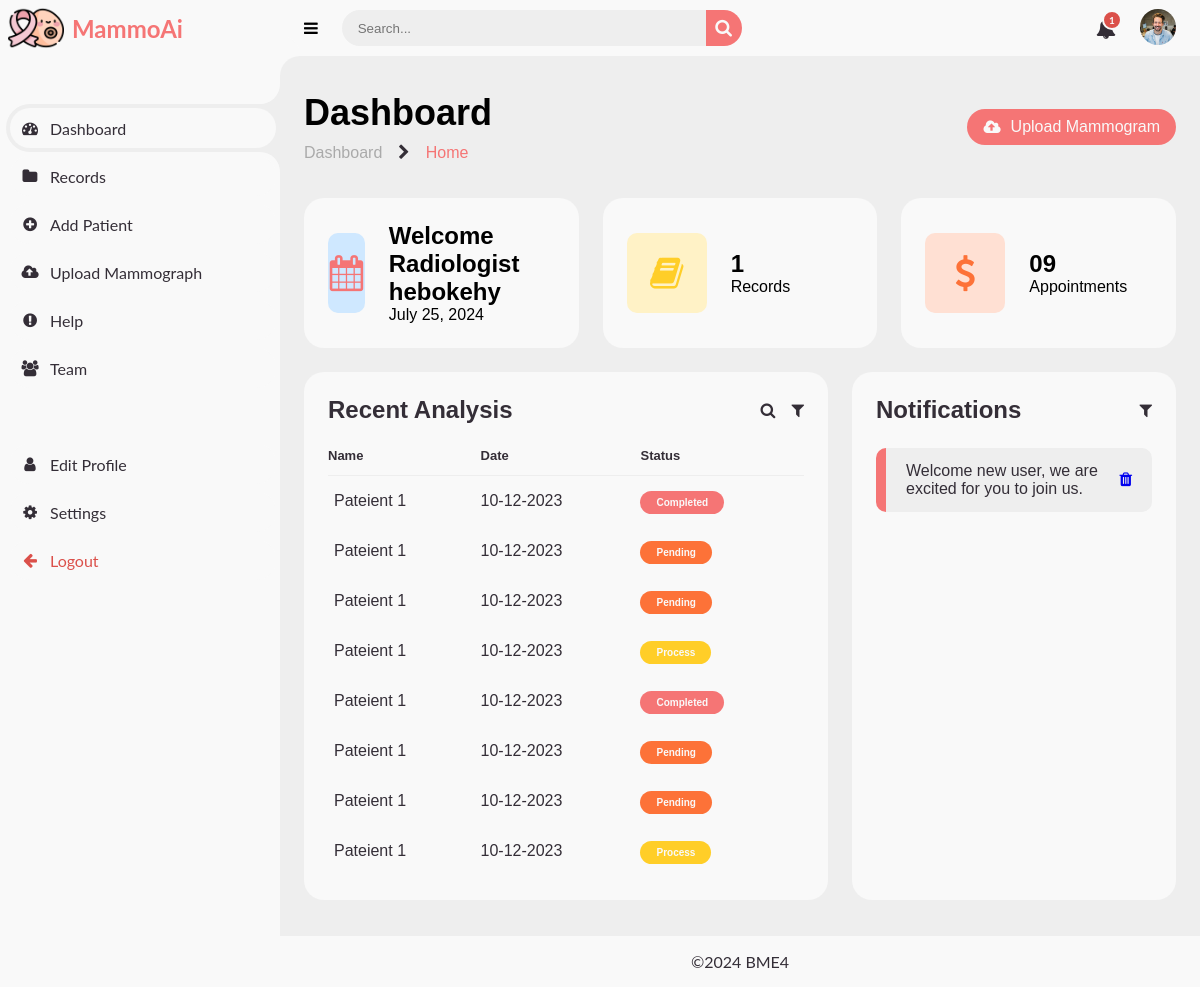
The app's page /dashboard/ (signed in) with its own data.
### userauths/models.py (models this page shows, shortened)
class User(AbstractUser):
    full_name =  models.CharField(max_length=200, null=True, blank=True)
    username = models.CharField(max_length=200, unique=True)
    email = models.EmailField(unique=True)
    phone = models.CharField(max_length=100, null=True, blank=True)
    gender = models.CharField(max_length=20, choices=GENDER, default='Other')
    otp = models.CharField(max_length=100, null=True, blank=True)
    USERNAME_FIELD = 'email'
    REQUIRED_FIELDS = ['username']

### user_dashboard/models.py (models this page shows, shortened)
class Notification(models.Model):
    user = models.ForeignKey(User, on_delete=models.SET_NULL, blank=True, null=True)
    type = models.CharField(max_length=180, choices=NOTIFICATION_TYPE)
    seen = models.BooleanField(default=False)
    date = models.DateTimeField(auto_now_add=True)

### user_dashboard/views.py (the view)
# urls.py: path('dashboard/', include("user_dashboard.urls")),
@login_required
def dashboard(request):
    notifications = Notification.objects.filter(user=request.user, seen=False)
    patients = Patient.objects.filter(user=request.user)
    total_noti = notifications.count()
    total_pat = patients.count()
    date = timezone.now().date()
    context = {
        "total_noti":total_noti,
        "notifications":notifications,
        "total_pat":total_pat,
        "date":date,
    }
    return render(request, "user_dashboard/dashboard.html", context)

### templates/user_dashboard/dashboard.html (shortened to what this page needs)
{% extends 'partials/dashboard_base.html' %}
{% load static %}
{% block content %}
{% if user.is_authenticated %}
    <nav>
        <i class="fa fa-bars"></i>
        <form action="#">
            <div class="form-input">
                <input type="search" name="" id="" placeholder="Search...">
                <button type="submit" class="search-btn"><i class="fa fa-search"></i></button>
            </div>
        </form>
        <a href="" class="notification">
            <i class="fa fa-bell"></i>
            <span class="num">{{total_noti}}</span>
        </a>
        <a href="#" class="profile">
            <img src="{% static 'assets/image/profile.jpg' %}" alt="">
        </a>
    </nav>
    <section id="sidebar">
        <a href="index.html" class="brand">
            <img src="{% static 'assets/image/logo.png' %}" alt="logo">
            <span class="text">MammoAi</span>
        </a>
        <ul class="side-menu top">
            <li class="active">
                <a href="{% url 'user_dashboard:dashboard' %}">
                    <i class="fa fa-dashboard"></i>
                    <span class="text">Dashboard</span>
                </a>
            </li>
            <li>
                <a href="{% url 'user_dashboard:records' %}">
                    <i class="fa fa-folder"></i>
                    <span class="text">Records</span>
                </a>
            </li>
            <li>
                <a href="{% url 'user_dashboard:add_patient' %}">
                    <i class="fa fa-plus-circle"></i>
                    <span class="text">Add Patient</span>
                </a>
            </li>
            <li>
                <a href="{% url 'user_dashboard:upload' %}">
                    <i class="fa fa-cloud-upload"></i>
                    <span class="text">Upload Mammograph</span>
                </a>
            </li>
            <li>
                <a href="#">
                    <i class="fa fa-exclamation-circle"></i>
                    <span class="text">Help</span>
                </a>
            </li>
            <li>
                <a href="#">
                    <i class="fa fa-group"></i>
                    <span class="text">Team</span>
                </a>
            </li>
        </ul>
        <ul class="side-menu">
            <li>
                <a href="{% url 'userauths:profile' %}">
                    <i class="fa fa-user"></i>
                    <span class="text">Edit Profile</span>
                </a>
            </li>
            <li>
                <a href="{% url 'userauths:password_change' %}">
                    <i class="fa fa-cog"></i>
                    <span class="text">Settings</span>
                </a>
            </li>
            <li>
                <a href="{% url 'userauths:sign-out' %}"  class="logout">
                    <i class="fa fa-arrow-left"></i>
                    <span class="text">Logout</span>
                </a>
            </li>
        </ul>
    </section>
    <main>
        <div class="head-title">
            <div class="left">
                <h1>Dashboard</h1>
                <ul class="breadcrumb">
                    <li>
                        <a href="">Dashboard</a>
                    </li>
                    <li><i class="fa fa-chevron-right"></i></li>
                    <li>
                        <a href="" class="active">Home</a>
                    </li>
                </ul>
            </div>
            <a href="{% url 'user_dashboard:upload' %}" class="btn-upload">
                <i class="fa fa-cloud-upload"></i>
                <span class="text">Upload Mammogram</span>
            </a>
        </div>
        <ul class="box-info">
            <li>
                <i class="fa fa-calendar"></i>
                <span class="text">
                    <h3>Welcome Radiologist {{request.user.username}}</h3>
                    <p>{{date}}</p>
                </span>
            </li>
            <li>
                <i class="fa fa-book"></i>
                <span class="text">
                    <h3>{{total_pat}}</h3>
                    <p>Records</p>
                </span>
            </li>
            <li>
                <i class="fa fa-dollar"></i>
                <span class="text">
                    <h3>09</h3>
                    <p>Appointments</p>
                </span>
            </li>
        </ul>
        <div class="table-data">
            <div class="record">
                <div class="head">
                    <h3>Recent Analysis</h3>
                    <i class="fa fa-search"></i>
                    <i class="fa fa-filter"></i>
                </div>
                <table>
                    <thead>
                        <tr>
                            <th>Name</th>
                            <th>Date</th>
                            <th>Status</th>
                        </tr>
                    </thead>
                    <tbody>
                        <tr>
                            <a href="#"><td>Pateient 1</td>
                                <td>10-12-2023</td>
                                <td><span class="status completed">Completed</span></td>
                            </a>
                        </tr>
                        <tr>
                            <a href="#"><td>Pateient 1</td>
                                <td>10-12-2023</td>
                                <td><span class="status pending">Pending</span></td>
                            </a>
                        </tr>
                        <tr>
                            <a href="#"><td>Pateient 1</td>
                                <td>10-12-2023</td>
                                <td><span class="status pending">Pending</span></td>
                            </a>
                        </tr>
                        <tr>
                            <a href="#"><td>Pateient 1</td>
                                <td>10-12-2023</td>
                                <td><span class="status process">Process</span></td>
                            </a>
                        </tr>
                        <tr>
                            <a href="#"><td>Pateient 1</td>
                                <td>10-12-2023</td>
                                <td><span class="status completed">Completed</span></td>
                            </a>
                        </tr>
                        <tr>
                            <a href="#"><td>Pateient 1</td>
                                <td>10-12-2023</td>
                                <td><span class="status pending">Pending</span></td>
                            </a>
                        </tr>
                        <tr>
                            <a href="#"><td>Pateient 1</td>
                                <td>10-12-2023</td>
                                <td><span class="status pending">Pending</span></td>
                            </a>
                        </tr>
                        <tr>
                            <a href="#"><td>Pateient 1</td>
                                <td>10-12-2023</td>
                                <td><span class="status process">Process</span></td>
                            </a>
                        </tr>
                    </tbody>
                </table>
            </div>
            <div class="todo">
                <div class="head">
                    <h3>Notifications</h3>
                    <i class="fa fa-filter"></i>
                </div>
                <ul class="todo-list">
                    {% for n in notifications %}
                        {% if n.type == "User Registered" %}
                            <li class="completed">
                                <p>Welcome new user, we are excited for you to join us.</p>
                                <a href="{% url 'user_dashboard:notification_mark_as_seen' n.id %}" class="delete"><i class="fa fa-trash"></i></a>
                            </li>
                        {% endif %}
                    {% endfor %}
                </ul>
            </div>
        </div>
    </main>
{% endif %}
{% endblock %}

### records on screen
User: user.username "hebokehy"
Notification: shows "Welcome new user, we are excited for you to join us.", type "User Registered" (drawn)

### other values on screen
{{ total_noti }} "1"
{{ total_pat }} "1"
